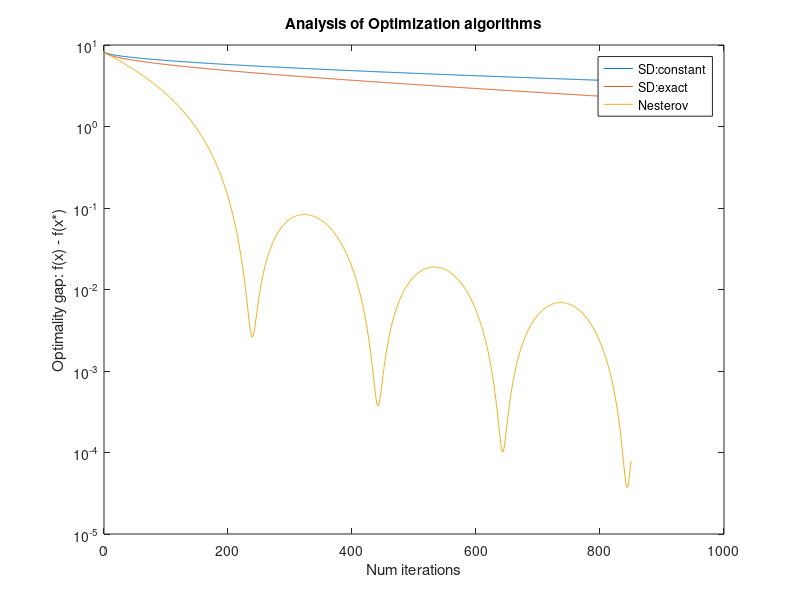
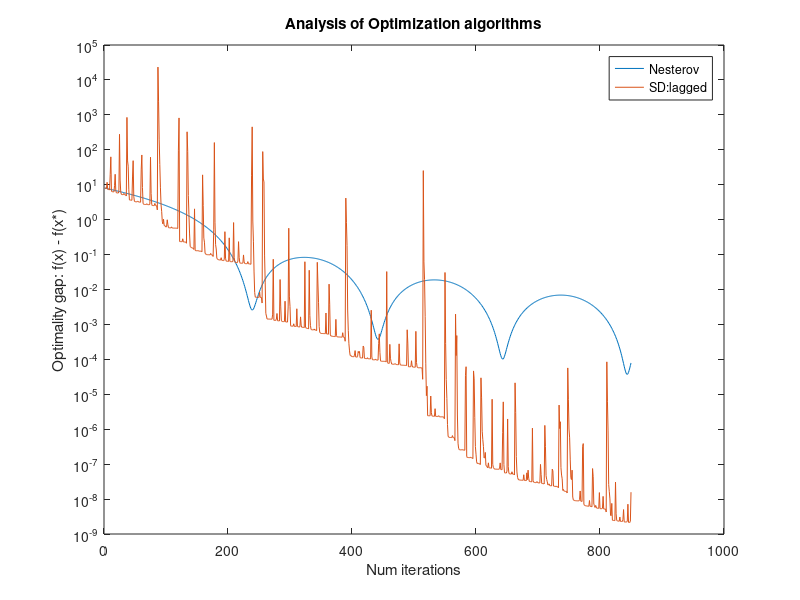
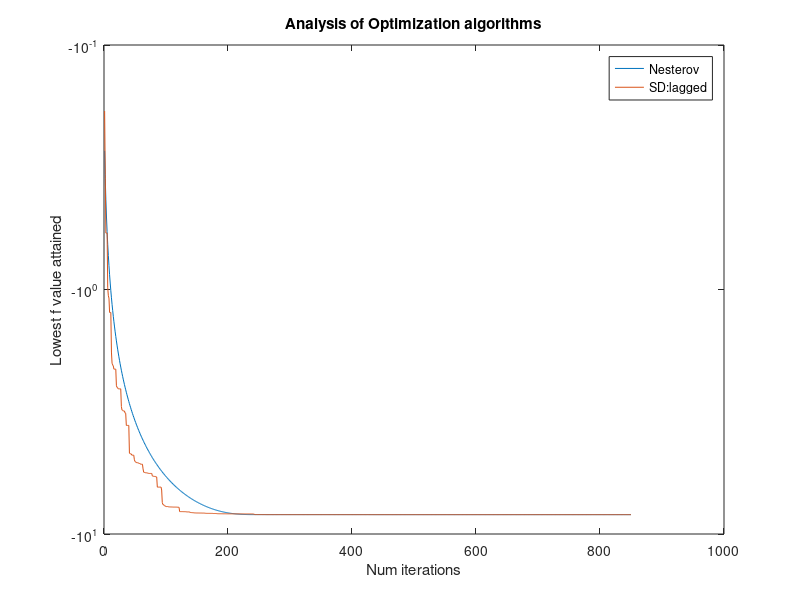

Recreate these plots in MATLAB, in order.
function optimization
    n = 200;
    [M, b] = initializeMatrix(n);
    
    evals = sort(eig(M));
    L = evals(n);       % We can also prove L = 4 in this case
    
    x_optimal = pinv(M) * b;
%     disp('Global min:');
    f_optimal = (1/2) * dot(M*x_optimal, x_optimal) - dot(b, x_optimal);
%     disp(f_optimal);
    
    iter = 850;
    
    steep_desc_x_k = zeros(n, 1);
    steep_desc_opt_gap = [];
    
    line_search_x_k = zeros(n, 1);
    line_search_opt_gap = [];
    
    lagged_line_search_x_k = zeros(n, 1);
    step_k = 1 / L;     % initialization of prev step size for lagged line search
    lagged_line_search_opt_gap = [];
    lagged_line_search_lowest_f = [];
    
    % Nesterov's Acceleration initializations:
    nest_x_k = zeros(n, 1);
    a_k = 1;
    A_k = 1;
    v_k = nest_x_k - gradient(M, b, nest_x_k) / L;
    y_k = v_k;
    nest_opt_gap = [];
    nest_lowest_f = [];
    
    for k = 1 : iter
        steep_desc_x_k = steepestDescent(steep_desc_x_k, M, b, L);
        steep_desc_f = evaluate_func(M, b, steep_desc_x_k);
        steep_desc_opt_gap = [steep_desc_opt_gap, steep_desc_f - f_optimal];
        
        line_search_x_k = steepestDescentLineSearch(line_search_x_k, M, b);
        line_search_f = evaluate_func(M, b, line_search_x_k);
        line_search_opt_gap = [line_search_opt_gap, line_search_f - f_optimal];
        
        [lagged_line_search_x_k, step_k] = laggedSteepestDescent(lagged_line_search_x_k, M, b, step_k);
        lagged_line_search_f = evaluate_func(M, b, lagged_line_search_x_k);
        lagged_line_search_opt_gap = [lagged_line_search_opt_gap, lagged_line_search_f - f_optimal];
        if isempty(lagged_line_search_lowest_f)
            lagged_line_search_lowest_f = lagged_line_search_f;
        else
            lagged_line_search_lowest_f = [lagged_line_search_lowest_f, min(lagged_line_search_lowest_f(end), lagged_line_search_f)];
        end
        
        [nest_x_k, y_k, v_k, a_k, A_k] = nesterovsMethod(nest_x_k, y_k, v_k, M, b, L, a_k, A_k);
        nest_f = evaluate_func(M, b, y_k);
        nest_opt_gap = [nest_opt_gap, nest_f - f_optimal];
        if isempty(nest_lowest_f)
            nest_lowest_f = nest_f;
        else
            nest_lowest_f = [nest_lowest_f, min(nest_lowest_f(end), nest_f)];
        end
    end
    
    figure
    plot(1:1:iter, steep_desc_opt_gap)
    set(gca, 'YScale', 'log')
    hold on
    plot(1:1:iter, line_search_opt_gap)
    hold on
    plot(1:1:iter, nest_opt_gap)
    legend('SD:constant', 'SD:exact', 'Nesterov')
    title('Analysis of Optimization algorithms')
    xlabel('Num iterations')
    ylabel('Optimality gap: f(x) - f(x*)');
    
    figure
    plot(1:1:iter, nest_opt_gap)
    set(gca, 'YScale', 'log')
    hold on
    plot(1:1:iter, lagged_line_search_opt_gap)
    legend('Nesterov', 'SD:lagged')
    title('Analysis of Optimization algorithms')
    xlabel('Num iterations')
    ylabel('Optimality gap: f(x) - f(x*)');
    
    figure
    plot(1:1:iter, nest_lowest_f)
    set(gca, 'YScale', 'log')
    hold on
    plot(1:1:iter, lagged_line_search_lowest_f)
    legend('Nesterov', 'SD:lagged')
    title('Analysis of Optimization algorithms')
    xlabel('Num iterations')
    ylabel('Lowest f value attained');
end

function [M, b] = initializeMatrix(n)
    k = n;
    M = diag(2*[ones(k, 1); zeros(n-k, 1)], 0)...
        + diag([-ones(k-1, 1); zeros(n-k, 1)], -1)...
        + diag([-ones(k-1, 1); zeros(n-k, 1)], 1);
    M(n,1) = - 1;
    M(1,n) = -1;
    b = -1/n * ones(n, 1);
    b(1) = b(1) + 1;
end

function x_k1 = steepestDescent(x_k, M, b, L)
    % Converges in 50000 iters to -8.3331
    x_k1 = x_k - (1 / L) * gradient(M, b, x_k);
end

function x_kl = steepestDescentLineSearch(x_k, M, b)
    desc_dirxn = -gradient(M, b, x_k);
    step_size = dot(desc_dirxn, desc_dirxn) / dot(M*desc_dirxn, desc_dirxn);
    x_kl = x_k + step_size * desc_dirxn;
end

function [x_k, step_kl] = laggedSteepestDescent(x_k_prev, M, b, step_kl_prev)
    desc_dirxn = -gradient(M, b, x_k_prev);
    step_kl = dot(desc_dirxn, desc_dirxn) / dot(M*desc_dirxn, desc_dirxn);
    x_k = x_k_prev + step_kl_prev * desc_dirxn;
end

function [x_k, y_k, v_k, a_k, A_k] = nesterovsMethod(x_k_prev, y_k_prev, v_k_prev, M, b, L, a_k_prev, A_k_prev)
    a_k = (1 + sqrt(1 + 4 * A_k_prev)) / 2;
    A_k = A_k_prev + a_k;
    
    x_k = (A_k_prev / A_k) * y_k_prev + (a_k / A_k) * v_k_prev;
    grad_x_k = gradient(M, b, x_k);
    y_k = x_k - grad_x_k / L;
    v_k = v_k_prev - (a_k / L) * grad_x_k;
end

function f_val = evaluate_func(M, b, x)
    f_val = (1/2) * dot(M*x, x) - dot(b, x);
end

function grad = gradient(M, b, x)
    grad = M * x - b;
end
